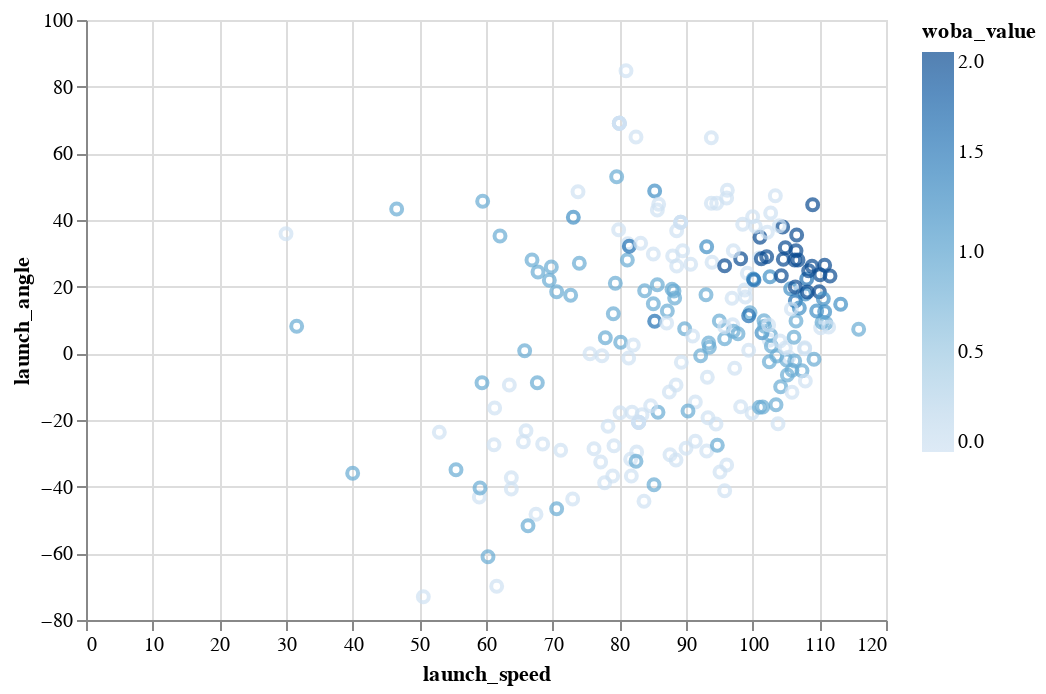

Here is the notebook cell this chart was saved with:
### Code cell
alt.Chart(goatfinalstats).mark_point(color='red').encode(
    x='launch_speed',
    y='launch_angle',
    color='woba_value'
)

### Figure 1 — Vega-Lite specification as saved in the notebook (floating-point values rounded to 4 significant figures; data arrays with more than 128 entries replaced by an {"elided": "..."} marker saying what was removed)
{"config": {"view": {"continuousWidth": 400, "continuousHeight": 300}}, "data": {"name": "data-df07c5f12feae7b93505feebf9a5ca02"}, "mark": {"type": "point", "color": "red"}, "encoding": {"color": {"type": "quantitative", "field": "woba_value"}, "x": {"type": "quantitative", "field": "launch_speed"}, "y": {"type": "quantitative", "field": "launch_angle"}}, "$schema": "https://vega.github.io/schema/vega-lite/v4.8.1.json", "datasets": {"data-df07c5f12feae7b93505feebf9a5ca02": {"elided": "227 records"}}}
